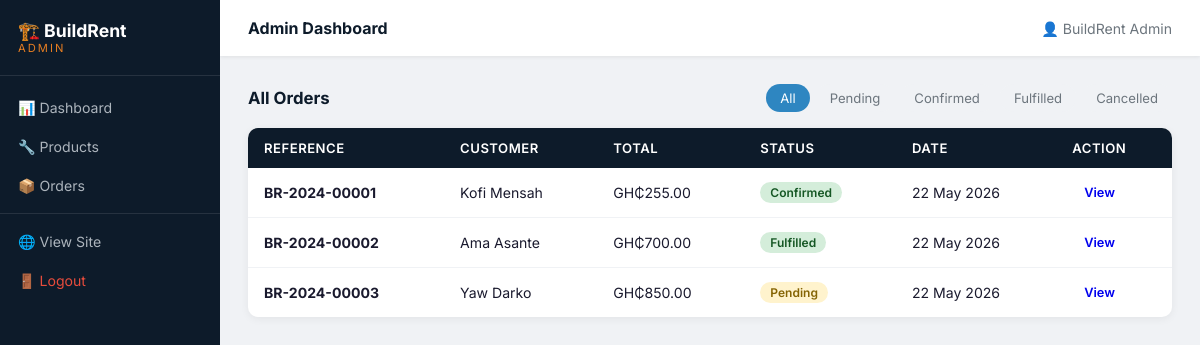
Page /admin/orders (signed in) on the committed database.
### tables this page shows
CREATE TABLE IF NOT EXISTS orders (
    id             INT AUTO_INCREMENT PRIMARY KEY,
    user_id        INT            NOT NULL,
    reference      VARCHAR(20)    NOT NULL UNIQUE,
    total_amount   DECIMAL(10,2)  NOT NULL DEFAULT 0.00,
    status         ENUM('pending','confirmed','fulfilled','cancelled','returned') NOT NULL DEFAULT 'pending',
    delivery_name  VARCHAR(120)   NOT NULL,
    delivery_address TEXT         NOT NULL,
    notes          TEXT           DEFAULT NULL,
    created_at     DATETIME       NOT NULL DEFAULT CURRENT_TIMESTAMP,
    updated_at     DATETIME       NOT NULL DEFAULT CURRENT_TIMESTAMP ON UPDATE CURRENT_TIMESTAMP,
    FOREIGN KEY (user_id) REFERENCES users(id) ON DELETE RESTRICT
);

CREATE TABLE IF NOT EXISTS users (
    id            INT AUTO_INCREMENT PRIMARY KEY,
    name          VARCHAR(120)  NOT NULL,
    email         VARCHAR(180)  NOT NULL UNIQUE,
    password_hash VARCHAR(255)  NOT NULL,
    phone         VARCHAR(20)   DEFAULT NULL,
    address       TEXT          DEFAULT NULL,
    role          ENUM('user','admin') NOT NULL DEFAULT 'user',
    created_at    DATETIME      NOT NULL DEFAULT CURRENT_TIMESTAMP,
    updated_at    DATETIME      NOT NULL DEFAULT CURRENT_TIMESTAMP ON UPDATE CURRENT_TIMESTAMP
);

### app/controllers/OrderController.php (called while the page is built, shortened)
<?php
require_once APP_ROOT . '/app/models/OrderModel.php';
class OrderController {
    private OrderModel   $orderModel;
    public function __construct() {
        $this->orderModel   = new OrderModel();
    }
    public function adminOrders(): void {
        $status = $_GET['status'] ?? '';
        $orders = $this->orderModel->getAll($status);
        require APP_ROOT . '/app/views/shared/admin_layout_top.php';
        require APP_ROOT . '/app/views/admin/orders.php';
        require APP_ROOT . '/app/views/shared/admin_layout_bottom.php';
    }
}

### config/database.php (called while the page is built, shortened)
<?php
function getDB(): PDO {
    static $pdo = null;
    if ($pdo === null) {
        $dsn = "mysql:host=" . DB_HOST . ";dbname=" . DB_NAME . ";charset=" . DB_CHARSET;
        $options = [
            PDO::ATTR_ERRMODE            => PDO::ERRMODE_EXCEPTION,
            PDO::ATTR_DEFAULT_FETCH_MODE => PDO::FETCH_ASSOC,
            PDO::ATTR_EMULATE_PREPARES   => false,
        ];
        try {
            $pdo = new PDO($dsn, DB_USER, DB_PASS, $options);
        } catch (PDOException $e) {
            error_log("Database connection failed: " . $e->getMessage());
            die(json_encode(['error' => 'Database connection failed.']));
        }
    }
    return $pdo;
}

### app/models/OrderModel.php (called while the page is built, shortened)
<?php
require_once APP_ROOT . '/config/database.php';
class OrderModel {
    private PDO $db;
    public function __construct() {
        $this->db = getDB();
    }
    public function getAll(string $status = ''): array {
        $sql = "SELECT o.*, u.name AS user_name FROM orders o JOIN users u ON o.user_id = u.id";
        $params = [];
        $sql .= " ORDER BY o.created_at DESC";
        $stmt = $this->db->prepare($sql);
        $stmt->execute($params);
        return $stmt->fetchAll();
    }
}

### app/views/admin/orders.php (the view, shortened to what this page needs)
<div class="section-header">
  <h2>All Orders</h2>
  <div class="filter-tabs">
    <?php foreach ([''=>'All','pending'=>'Pending','confirmed'=>'Confirmed','fulfilled'=>'Fulfilled','cancelled'=>'Cancelled'] as $val=>$label): ?>
      <a href="/admin/orders<?= $val ? '?status='.$val : '' ?>"
         class="filter-tab <?= ($_GET['status'] ?? '') === $val ? 'active' : '' ?>"><?= $label ?></a>
    <?php endforeach; ?>
  </div>
</div>
<?php if (empty($orders)): ?>
  <div class="empty-state"><p>No orders found.</p></div>
<?php else: ?>
  <table class="admin-table">
    <thead>
      <tr><th>Reference</th><th>Customer</th><th>Total</th><th>Status</th><th>Date</th><th>Action</th></tr>
    </thead>
    <tbody>
      <?php foreach ($orders as $order): ?>
        <tr>
          <td><strong><?= htmlspecialchars($order['reference']) ?></strong></td>
          <td><?= htmlspecialchars($order['user_name']) ?></td>
          <td>GH₵<?= number_format($order['total_amount'], 2) ?></td>
          <td><span class="badge badge-<?= match($order['status']) {
            'confirmed'=>'green','fulfilled'=>'green','pending'=>'amber','cancelled'=>'red','returned'=>'blue',default=>'grey'
          } ?>"><?= ucfirst($order['status']) ?></span></td>
          <td><?= date('d M Y', strtotime($order['created_at'])) ?></td>
          <td><a href="/admin/orders/<?= $order['id'] ?>" class="btn btn-sm">View</a></td>
        </tr>
      <?php endforeach; ?>
    </tbody>
  </table>
<?php endif; ?>

### public/css/style.css (style rules this page uses)
*, *::before, *::after { box-sizing: border-box; margin: 0; padding: 0; }
:root { --navy: #0D1B2A; --blue: #1B4F72; --mid: #2E86C1; --accent: #E67E22; --green: #1E8449; --red: #C0392B; --amber: #D68910; --light: #EBF5FB; --grey: #F4F6F9; --text: #1a1a2e; --muted: #6c757d; --radius: 8px; --shadow: 0 2px 12px rgba(0,0,0,0.08); }
body { font-family: 'Inter', sans-serif; color: var(--text); background: #f8f9fb; }
.btn { display: inline-block; padding: 10px 20px; border-radius: var(--radius); font-size: 0.9rem; font-weight: 600; cursor: pointer; text-decoration: none; border: none; transition: all 0.2s; text-align: center; }
.btn-sm { padding: 5px 12px; font-size: 0.8rem; }
.badge { display: inline-block; padding: 3px 10px; border-radius: 20px; font-size: 0.75rem; font-weight: 600; }
.badge-green { background: #d4edda; color: #155724; }
.badge-amber { background: #fff3cd; color: #856404; }

### public/css/admin.css (style rules this page uses)
.admin-body { background: #f0f2f5; }
.admin-table { width: 100%; border-collapse: collapse; background: #fff; border-radius: 10px; box-shadow: 0 2px 8px rgba(0,0,0,0.06); overflow: hidden; margin-top: 12px; }
.admin-table thead { background: #0D1B2A; color: #fff; }
.admin-table th { padding: 12px 16px; text-align: left; font-size: 0.82rem; font-weight: 600; text-transform: uppercase; letter-spacing: 0.5px; }
.admin-table td { padding: 12px 16px; border-bottom: 1px solid #f0f2f5; font-size: 0.88rem; vertical-align: middle; }
.admin-table tbody tr:last-child td { border-bottom: none; }
.section-header { display: flex; justify-content: space-between; align-items: center; margin-bottom: 16px; }
.section-header h2 { font-size: 1.05rem; font-weight: 700; color: #0D1B2A; }
.filter-tabs { display: flex; gap: 6px; }
.filter-tab { padding: 6px 14px; border-radius: 20px; font-size: 0.82rem; background: #f0f2f5; color: #6c757d; text-decoration: none; transition: all 0.2s; }
.filter-tab.active, .filter-tab:hover { background: #2E86C1; color: #fff; }

### rows in the picture
orders: reference "BR-2024-00001", user.name "Kofi Mensah", total_amount "255.00", status "Confirmed", created_at "22 May 2026"
orders: reference "BR-2024-00002", user.name "Ama Asante", total_amount "700.00", status "Fulfilled", created_at "22 May 2026"
orders: reference "BR-2024-00003", user.name "Yaw Darko", total_amount "850.00", status "Pending", created_at "22 May 2026"

### other values in the picture
$pageTitle "Admin Dashboard"
$_SESSION['user_name'] "BuildRent Admin"
$label "All"
$label "Pending"
$label "Confirmed"
$label "Fulfilled"
$label "Cancelled"
